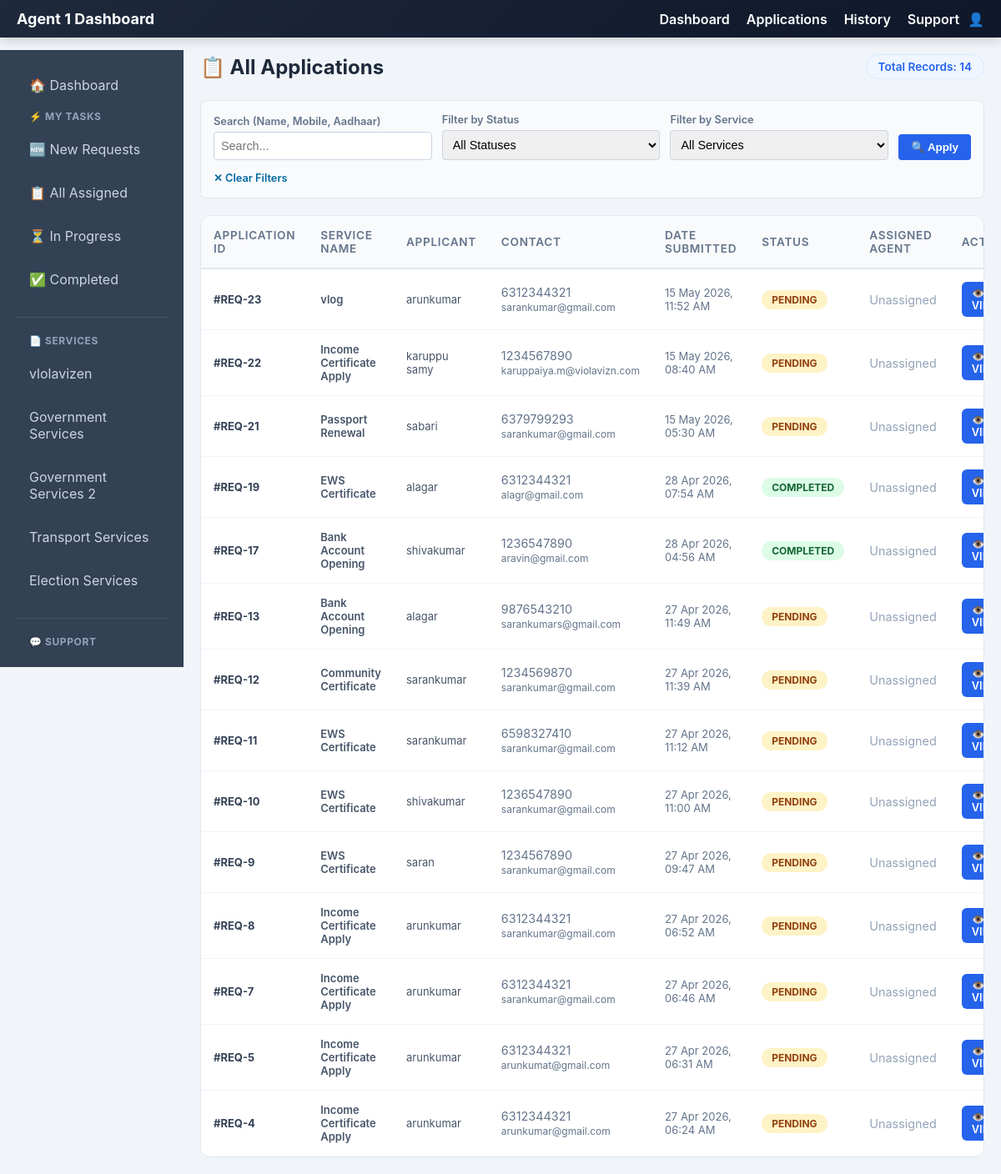
Screenshot of /agent1/apply-details/ (signed in) with the database file from the repository.
### services/models.py (models this page shows, shortened)
class Page(models.Model):
    title = models.CharField(max_length=100)
    description = models.TextField()
    created_at = models.DateTimeField(auto_now_add=True)

class ServiceRequest(models.Model):
    STATUS_CHOICES = [
        ('Pending', 'Pending'),
        ('Under Review', 'Under Review'),
        ('In Progress', 'In Progress'),
        ('Approved', 'Approved'),
        ('Rejected', 'Rejected'),
        ('Completed', 'Completed'),
    ]
    user = models.ForeignKey(User, on_delete=models.CASCADE)
    service = models.ForeignKey(Service, on_delete=models.CASCADE)
    full_name = models.CharField(max_length=100, blank=True)
    dob = models.DateField(null=True, blank=True)
    email = models.EmailField(blank=True)
    address = models.TextField(blank=True)
    mobile = models.CharField(max_length=15, blank=True)
    photo = models.FileField(upload_to='requests/photos/', null=True, blank=True)
    aadhaar_card = models.FileField(upload_to='requests/aadhaar/', null=True, blank=True)
    pan_card = models.FileField(upload_to='requests/pan/', null=True, blank=True)
    signature = models.FileField(upload_to='requests/signatures/', null=True, blank=True)
    address_proof = models.FileField(upload_to='requests/address_proof/', null=True, blank=True)
    dynamic_documents = models.JSONField(default=dict, blank=True)
    description = models.TextField(blank=True)
    completed_file = models.FileField(upload_to='requests/completed/', null=True, blank=True)
    status = models.CharField(max_length=20, choices=STATUS_CHOICES, default='Pending')
    assigned_to = models.ForeignKey(User, on_delete=models.SET_NULL, null=True, blank=True, related_name='assigned_requests')
    created_at = models.DateTimeField(auto_now_add=True)
    remarks = models.TextField(blank=True)

class Service(models.Model):
    name = models.CharField(max_length=100)
    description = models.TextField()
    charges = models.DecimalField(max_digits=10, decimal_places=2, default=0.00, help_text="Service charges amount")
    documents_required = models.TextField(blank=True, help_text="List of required documents")
    tutorial_link = models.URLField(blank=True, help_text="YouTube or tutorial video link")
    apply_link = models.URLField(blank=True, help_text="Link to apply for this service")
    minimum_age = models.PositiveSmallIntegerField(default=0, help_text="Minimum age required to apply for this service")
    page = models.ForeignKey('Page', on_delete=models.SET_NULL, null=True, blank=True, related_name='services', help_text="Assign to a specific page")
    created_at = models.DateTimeField(auto_now_add=True)

class User(AbstractUser):
    ROLE_CHOICES = [
        ('ADMIN', 'Admin'),
        ('AGENT1', 'Agent1'),
        ('AGENT2', 'Agent2'),
        ('USER', 'User'),
    ]
    role = models.CharField(max_length=10, choices=ROLE_CHOICES, default='USER')
    mobile = models.CharField(max_length=15, blank=True, null=True)

### services/views.py (the view)
# urls.py: path('agent1/apply-details/', views.agent1_apply_details, name='agent1_apply_details'),
@login_required
@role_required(['AGENT1'])
def agent1_apply_details(request):
    pages = Page.objects.all()
    available_services = Service.objects.all()
    all_agents = User.objects.filter(role='AGENT1').exclude(id=request.user.id)
    filter_type = request.GET.get('filter_type', 'all')
    if filter_type == 'completed':
        requests_list = ServiceRequest.objects.filter(status='Completed').order_by('-created_at')
    elif filter_type == 'pending':
        requests_list = ServiceRequest.objects.filter(status='Pending').order_by('-created_at')
    elif filter_type == 'unassigned':
        requests_list = ServiceRequest.objects.filter(assigned_to__isnull=True).order_by('-created_at')
    elif filter_type == 'assigned':
        requests_list = ServiceRequest.objects.filter(assigned_to=request.user).order_by('-created_at')
    elif filter_type == 'history':
        requests_list = ServiceRequest.objects.filter(
            assigned_to=request.user,
            status='Completed'
        ).order_by('-created_at')
    else:  # 'all'
        requests_list = ServiceRequest.objects.filter(assigned_to__isnull=True).order_by('-created_at')
    status_filter = request.GET.get('status')
    service_filter = request.GET.get('service')
    search_query = request.GET.get('search')
    if status_filter:
        requests_list = requests_list.filter(status=status_filter)
    if service_filter:
        requests_list = requests_list.filter(service_id=service_filter)
    if search_query:
        requests_list = requests_list.filter(
            Q(full_name__icontains=search_query) |
            Q(mobile__icontains=search_query) |
            Q(email__icontains=search_query)
        )
    context = {
        'pages': pages,
        'requests': requests_list,
        'agents': all_agents,
        'services': available_services,
        'filter_type': filter_type,
        'status_filter': status_filter,
        'service_filter': service_filter,
        'search_query': search_query,
    }
    return render(request, 'agent1-site/apply_details.html', context)

### services/templates/agent1-site/apply_details.html (shortened to what this page needs)
{% extends 'agent1-site/base-agent1.html' %}
{% block content %}
<div class="card">
    <div style="display: flex; justify-content: space-between; align-items: center; margin-bottom: 25px;">
        <h2 style="margin: 0; color: #1e293b;">
            {% if filter_type == 'assigned' %}👤 My Assigned Requests
            {% elif filter_type == 'completed' %}✅ Completed Requests
            {% elif filter_type == 'pending' %}⏸️ Pending Requests
            {% elif filter_type == 'history' %}📜 Completed History
            {% else %}📋 All Applications
            {% endif %}
        </h2>
        <span style="background: #eff6ff; color: #2563eb; padding: 6px 14px; border-radius: 20px; font-size: 0.85rem; font-weight: 600; border: 1px solid #dbeafe;">
            Total Records: {{ requests.count }}
        </span>
    </div>
    <div style="background: #f8fafc; border-radius: 8px; padding: 15px; margin-bottom: 20px; border: 1px solid #e2e8f0;">
        <form method="GET" action="{% url 'agent1_apply_details' %}" style="display: grid; grid-template-columns: 1fr 1fr 1fr auto; gap: 12px; align-items: flex-end;">
            <div>
                <label style="display: block; font-size: 0.8rem; color: #64748b; margin-bottom: 5px; font-weight: 600;">Search (Name, Mobile, Aadhaar)</label>
                <input type="text" name="search" placeholder="Search..." value="{{ search_query|default:'' }}" style="width: 100%; padding: 8px; border: 1px solid #cbd5e1; border-radius: 4px; font-size: 0.9rem;">
            </div>
            <div>
                <label style="display: block; font-size: 0.8rem; color: #64748b; margin-bottom: 5px; font-weight: 600;">Filter by Status</label>
                <select name="status" style="width: 100%; padding: 8px; border: 1px solid #cbd5e1; border-radius: 4px; font-size: 0.9rem;">
                    <option value="">All Statuses</option>
                </select>
            </div>
            <div>
                <label style="display: block; font-size: 0.8rem; color: #64748b; margin-bottom: 5px; font-weight: 600;">Filter by Service</label>
                <select name="service" style="width: 100%; padding: 8px; border: 1px solid #cbd5e1; border-radius: 4px; font-size: 0.9rem;">
                    <option value="">All Services</option>
                </select>
            </div>
            <div>
                <button type="submit" style="padding: 8px 15px; background: #2563eb; color: white; border: none; border-radius: 4px; cursor: pointer; font-weight: 600;">🔍 Apply</button>
            </div>
        </form>
        <div style="margin-top: 10px;">
            <a href="{% url 'agent1_apply_details' %}?filter_type={{ filter_type }}" style="font-size: 0.8rem; color: #0369a1; text-decoration: none; font-weight: 600;">✕ Clear Filters</a>
        </div>
    </div>
    <div style="overflow-x: auto; background: white; border-radius: 12px; border: 1px solid #e2e8f0;">
        <table style="width: 100%; border-collapse: collapse;">
            <thead>
                <tr style="text-align: left; background: #f8fafc; border-bottom: 1px solid #e2e8f0;">
                    <th style="padding: 15px; font-size: 0.85rem; color: #64748b; text-transform: uppercase; letter-spacing: 0.05em;">Application ID</th>
                    <th style="padding: 15px; font-size: 0.85rem; color: #64748b; text-transform: uppercase; letter-spacing: 0.05em;">Service Name</th>
                    <th style="padding: 15px; font-size: 0.85rem; color: #64748b; text-transform: uppercase; letter-spacing: 0.05em;">Applicant</th>
                    <th style="padding: 15px; font-size: 0.85rem; color: #64748b; text-transform: uppercase; letter-spacing: 0.05em;">Contact</th>
                    <th style="padding: 15px; font-size: 0.85rem; color: #64748b; text-transform: uppercase; letter-spacing: 0.05em;">Date Submitted</th>
                    <th style="padding: 15px; font-size: 0.85rem; color: #64748b; text-transform: uppercase; letter-spacing: 0.05em;">Status</th>
                    <th style="padding: 15px; font-size: 0.85rem; color: #64748b; text-transform: uppercase; letter-spacing: 0.05em;">Assigned Agent</th>
                    <th style="padding: 15px; font-size: 0.85rem; color: #64748b; text-transform: uppercase; letter-spacing: 0.05em;">Action</th>
                </tr>
            </thead>
            <tbody>
                {% for req in requests %}
                <tr style="border-bottom: 1px solid #f1f5f9; transition: background 0.2s;" onmouseover="this.style.background='#fcfcfc'" onmouseout="this.style.background='transparent'">
                    <td style="padding: 15px; font-weight: 700; color: #334155;">#REQ-{{ req.id }}</td>
                    <td style="padding: 15px; font-weight: 600;">{{ req.service.name }}</td>
                    <td style="padding: 15px;">{{ req.full_name|default:req.user.get_full_name|default:req.user.username }}</td>
                    <td style="padding: 15px; font-size: 0.9rem; color: #64748b;">
                        {{ req.mobile }}<br>
                        <small>{{ req.email }}</small>
                    </td>
                    <td style="padding: 15px; color: #64748b;">{{ req.created_at|date:"d M Y, h:i A" }}</td>
                    <td style="padding: 15px;">
                        <span style="display: inline-block; padding: 4px 12px; border-radius: 50px; font-size: 0.75rem; font-weight: 700; text-transform: uppercase;
                            {% if req.status == 'Pending' %} background: #fef3c7; color: #92400e;
                            {% elif req.status == 'Completed' %} background: #dcfce7; color: #166534;
                            {% elif req.status == 'Under Review' %} background: #e0f2fe; color: #0369a1;
                            {% else %} background: #f1f5f9; color: #475569; {% endif %}">
                            {{ req.status }}
                        </span>
                    </td>
                    <td style="padding: 15px; color: #64748b;">
                        {% if req.assigned_to %}
                            <span style="display: inline-block; padding: 4px 8px; background: #e0e7ff; color: #3730a3; border-radius: 4px; font-size: 0.85rem; font-weight: 600;">
                                {{ req.assigned_to.username }}
                            </span>
                        {% else %}
                            <span style="color: #94a3b8; font-size: 0.9rem;">Unassigned</span>
                        {% endif %}
                    </td>
                    <td style="padding: 15px;">
                        {% if filter_type == 'assigned' and req.assigned_to.id == user.id %}
                            <form method="POST" action="{% url 'agent1_remove_assignment' req.id %}" style="display: inline;">
                                {% csrf_token %}
                                <button type="submit" style="background: #ef4444; color: white; padding: 6px 12px; border: none; border-radius: 6px; text-decoration: none; font-size: 0.8rem; font-weight: 600; margin-right: 6px; cursor: pointer;">🗑️ REMOVE</button>
                            </form>
                            <button type="button" onclick="openAssignModal({{ req.id }}, '{{ req.full_name|default:req.user.get_full_name|default:req.user.username }}')" style="background: #10b981; color: white; padding: 6px 12px; border: none; border-radius: 6px; text-decoration: none; font-size: 0.8rem; font-weight: 600; cursor: pointer;">👥 ASSIGN</button>
                        {% else %}
                            <a href="{% url 'agent1_request_detail' req.id %}" style="display: inline-block; background: #2563eb; color: white; padding: 6px 12px; border-radius: 6px; text-decoration: none; font-size: 0.8rem; font-weight: 600;">👁️ VIEW</a>
                        {% endif %}
                    </td>
                </tr>
                {% empty %}
                <tr>
                    <td colspan="8" style="padding: 40px; text-align: center; color: #94a3b8; font-style: italic;">No application requests available.</td>
                </tr>
                {% endfor %}
            </tbody>
        </table>
    </div>
</div>
{% endblock %}

### services/templates/agent1-site/base-agent1.html (shortened to what this page needs)
{% load static %}
<!DOCTYPE html>
<html lang="en">
<head>
</head>
<body>
<div class="navbar">
    <div class="navbar-left">
        <a href="{% url 'agent1_dashboard' %}" class="navbar-brand">Agent 1 Dashboard</a>
    </div>
    <div class="nav-left" id="navLeft">
        <a href="{% url 'agent1_dashboard' %}">Dashboard</a>
        <a href="{% url 'apply_details' %}">Applications</a>
        <a href="{% url 'agent1_completed' %}">History</a>
        <a href="{% url 'agent1_contact' %}">Support</a>
    </div>
    <div class="nav-right">
        👤 {{ user.get_full_name }}
    </div>
</div>
<div class="container">
    <div class="sidebar" id="agentSidebar">
        <a href="{% url 'agent1_dashboard' %}">🏠 Dashboard</a>
        <div class="sidebar-section">
            <span class="sidebar-title">⚡ My Tasks</span>
            <a href="{% url 'agent1_dashboard' %}?status=Under+Review">🆕 New Requests</a>
            <a href="{% url 'agent1_dashboard' %}">📋 All Assigned</a>
            <a href="{% url 'agent1_dashboard' %}?status=In+Progress">⏳ In Progress</a>
            <a href="{% url 'agent1_dashboard' %}?status=Completed">✅ Completed</a>
        </div>
        <div class="sidebar-section">
            <span class="sidebar-title">📄 Services</span>
            {% if pages %}
                {% for p in pages %}
                    <a href="{% url 'view_custom_page' p.id %}">{{ p.title }}</a>
                {% endfor %}
            {% else %}
                <p style="color: #94a3b8; font-size: 13px; margin: 5px 10px;">No pages created</p>
            {% endif %}
        </div>
        <div class="sidebar-section">
            <span class="sidebar-title">💬 Support</span>
            <a href="{% url 'agent1_contact' %}">Contact Admin</a>
        </div>
    </div>
    <div class="main">
        {% block content %}{% endblock %}
    </div>
</div>
</body>
</html>

### rows the page displays
Page: title "vlolavizen"
Page: title "Government Services"
Page: title "Government Services 2"
Page: title "Transport Services"
Page: title "Election Services"
ServiceRequest: id "23", service.name "vlog", full_name "arunkumar", mobile "6312344321", email "sarankumar@gmail.com", created_at "15 May 2026, 11:52 AM", status "PENDING", shows "Unassigned"
ServiceRequest: id "22", service.name "Income Certificate Apply", full_name "karuppu samy", mobile "1234567890", email "karuppaiya.m@violavizn.com", created_at "15 May 2026, 08:40 AM", status "PENDING", shows "Unassigned"
ServiceRequest: id "21", service.name "Passport Renewal", full_name "sabari", mobile "6379799293", email "sarankumar@gmail.com", created_at "15 May 2026, 05:30 AM", status "PENDING", shows "Unassigned"
ServiceRequest: id "19", service.name "EWS Certificate", full_name "alagar", mobile "6312344321", email "alagr@gmail.com", created_at "28 Apr 2026, 07:54 AM", status "COMPLETED", shows "Unassigned"
ServiceRequest: id "17", service.name "Bank Account Opening", full_name "shivakumar", mobile "1236547890", email "aravin@gmail.com", created_at "28 Apr 2026, 04:56 AM", status "COMPLETED", shows "Unassigned"
ServiceRequest: id "13", service.name "Bank Account Opening", full_name "alagar", mobile "9876543210", email "sarankumars@gmail.com", created_at "27 Apr 2026, 11:49 AM", status "PENDING", shows "Unassigned"
ServiceRequest: id "12", service.name "Community Certificate", full_name "sarankumar", mobile "1234569870", email "sarankumar@gmail.com", created_at "27 Apr 2026, 11:39 AM", status "PENDING", shows "Unassigned"
ServiceRequest: id "11", service.name "EWS Certificate", full_name "sarankumar", mobile "6598327410", email "sarankumar@gmail.com", created_at "27 Apr 2026, 11:12 AM", status "PENDING", shows "Unassigned"
ServiceRequest: id "10", service.name "EWS Certificate", full_name "shivakumar", mobile "1236547890", email "sarankumar@gmail.com", created_at "27 Apr 2026, 11:00 AM", status "PENDING", shows "Unassigned"
ServiceRequest: id "9", service.name "EWS Certificate", full_name "saran", mobile "1234567890", email "sarankumar@gmail.com", created_at "27 Apr 2026, 09:47 AM", status "PENDING", shows "Unassigned"
ServiceRequest: id "8", service.name "Income Certificate Apply", full_name "arunkumar", mobile "6312344321", email "sarankumar@gmail.com", created_at "27 Apr 2026, 06:52 AM", status "PENDING", shows "Unassigned"
ServiceRequest: id "7", service.name "Income Certificate Apply", full_name "arunkumar", mobile "6312344321", email "sarankumar@gmail.com", created_at "27 Apr 2026, 06:46 AM", status "PENDING", shows "Unassigned"
ServiceRequest: id "5", service.name "Income Certificate Apply", full_name "arunkumar", mobile "6312344321", email "arunkumat@gmail.com", created_at "27 Apr 2026, 06:31 AM", status "PENDING", shows "Unassigned"
ServiceRequest: id "4", service.name "Income Certificate Apply", full_name "arunkumar", mobile "6312344321", email "arunkumar@gmail.com", created_at "27 Apr 2026, 06:24 AM", status "PENDING", shows "Unassigned"

### other values shown
{{ requests.count }} "14"
